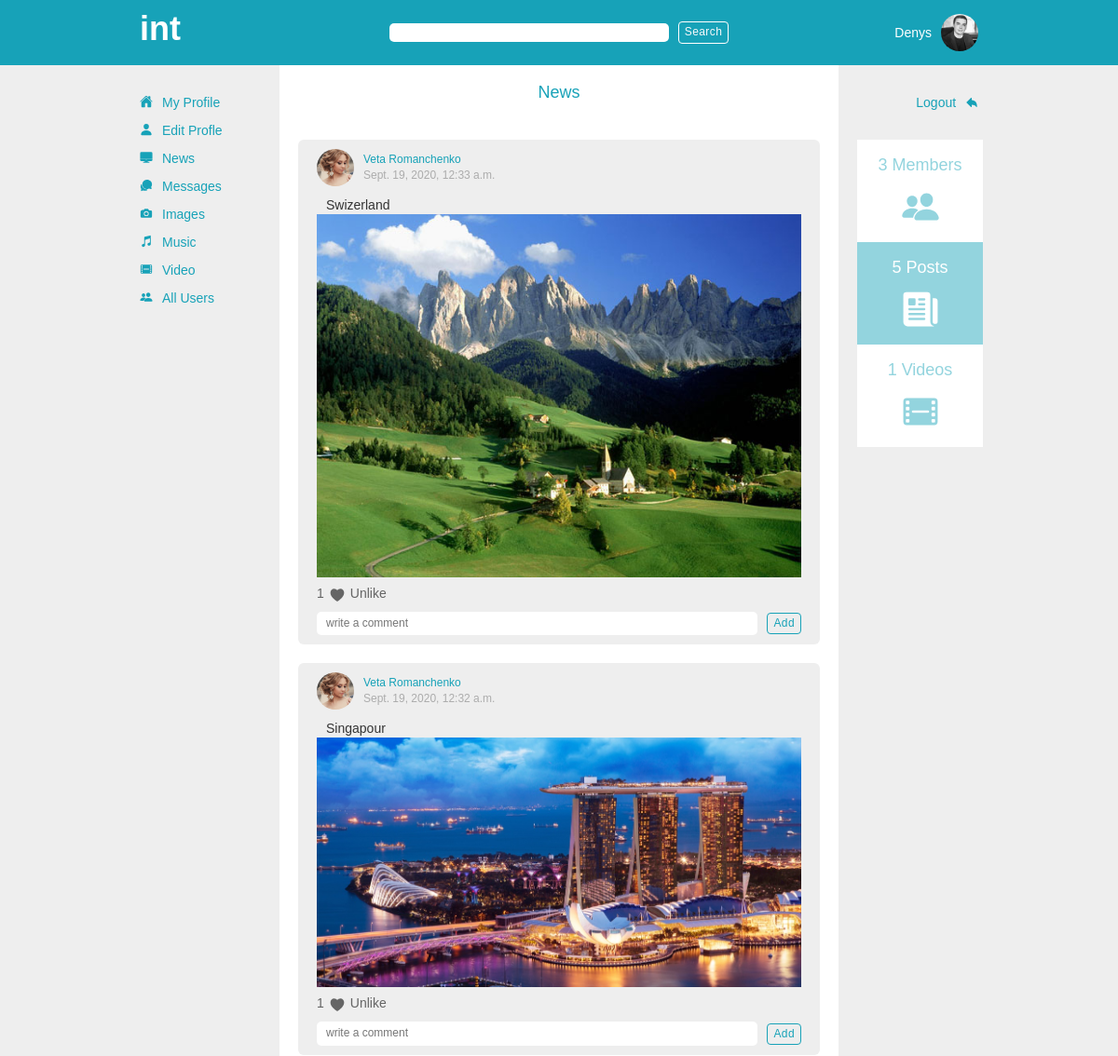
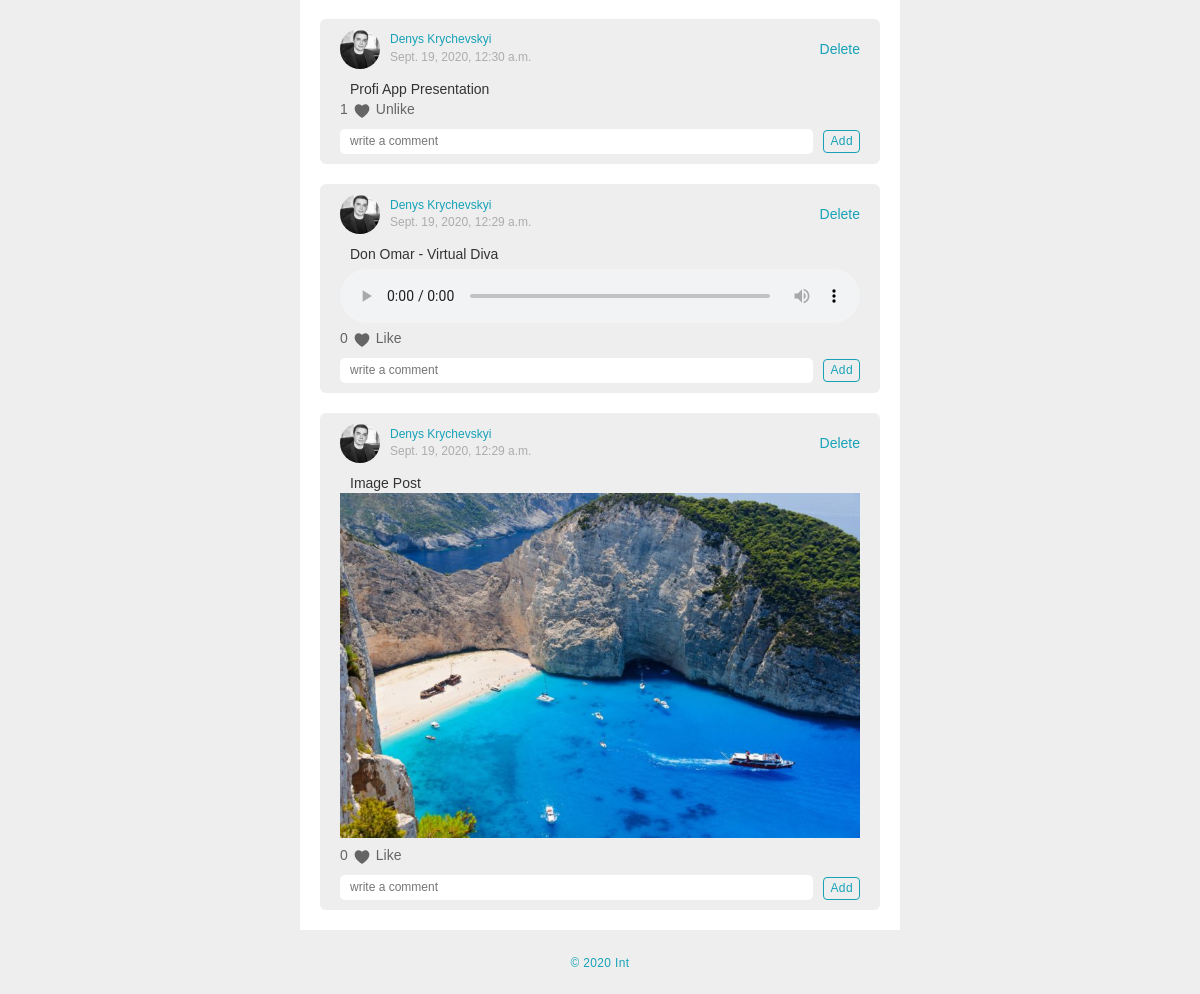
The page /dashboard/ (signed in) on the database its author committed (2 pictures, top to bottom).
### app_one/models.py (models this page shows, shortened)
class User(models.Model):
    first_name = models.CharField(max_length = 255)
    last_name = models.CharField(max_length = 255)
    initials = 	models.CharField(max_length = 10, blank=True, null = True)
    birth_date = models.DateField(blank=True, null=True)
    avatar = models.ImageField(upload_to='avatars', default='avatars/no_avatar.png')	#upload to avatars is a directory inside media directory, it will go like media/avatars
    email = models.TextField()
    phone_num = models.CharField(default='', max_length = 255)
    about = models.TextField(default='')
    password = models.TextField()
    location = models.CharField(max_length = 255, blank=True, null = True)
    has_message=models.IntegerField(default=0)
    created_at = models.DateTimeField(auto_now_add = True)
    updated_at = models.DateTimeField(auto_now = True)
    objects = UserManager()

class Post(models.Model):
    content = models.TextField()
    post_image = models.ImageField(upload_to='post_images', default=None, blank=True, null = True)
    post_song = models.FileField(upload_to='music', default=None, blank=True, null = True)
    poster = models.ForeignKey(User, related_name = 'poster', on_delete=models.CASCADE)
    likes = models.ManyToManyField(User, related_name = 'posts_liked')
    created_at = models.DateTimeField(auto_now_add = True)
    updated_at = models.DateTimeField(auto_now = True)
    objects = PostManager()

### app_one/views.py (the view)
# urls.py: path('dashboard/', views.dashboard),
def dashboard(request):
    context = {
        'cur_user': User.objects.get(id = request.session['user_id']),
        'posts': Post.objects.all().order_by('-created_at'),
        'all_available_posts': Post.objects.all(),
        'all_users': User.objects.all(),
        'all_videos': Video_item.objects.all()
    }
    return render(request, 'dashboard.html', context)

### app_one/templates/dashboard.html (shortened to what this page needs)
{% load embed_video_tags %}
<!DOCTYPE html>
<html lang="en">
<head>
    {% include 'head.html' %}
</head>
<body>
    <div class="outer_container">
        {% include 'search.html' %}
        <div class="inner_container">
            <div class="inner">
                {% include 'navbar.html' %}
                <div class="main_container">
                    <div class="page_title_container">
                        <h4>News</h4>
                    </div>
                    <div class="all_posts_container">
                        {% for post in posts %}
                            <div class="post_container">
                                <div class="post_header">
                                    <div class="avatar">
                                        <a href="/user/{{ post.poster.id }}/profile/" ><img src="{{ MEDIA_URL }}{{ post.poster.avatar }}" alt="{{ post.poster.first_name}}'s avatar"></a>
                                    </div>
                                    <div class="poster">
                                        <a href="/user/{{ post.poster.id }}/profile/" class="poster_name">{{ post.poster.first_name }} {{ post.poster.last_name }}</a>
                                        <small>{{ post.created_at }}</small>
                                    </div>
                                    {% if post.poster.id == cur_user.id %}
                                    <div class="delete_post_btn">
                                        <a href="/delete/post/{{post.id}}/">Delete</a>
                                    </div>
                                    {% endif %}
                                </div>
                                <p class="post_content">{{ post.content|safe }}</p>
                                {% if post.post_image %}
                                <div class="post_image_container">
                                    <div class="tz-gallery">
                                        <div class="image_box">
                                            <a class="lightbox" href="{{ MEDIA_URL }}{{ post.post_image }}">
                                                <img class="all_images" src="{{ MEDIA_URL }}{{ post.post_image }}" alt="">
                                            </a>
                                        </div>
                                    </div>
                                </div>
                                {% endif %}
                                {% if post.post_song %}
                                <div class="post_song_container">
                                    <div class="player-box">
                                        <audio controls>
                                            <source src="{{ MEDIA_URL }}{{ post.post_song }}" type="audio/mpeg">
                                        </audio>
                                    </div>
                                </div>
                                {% endif %}
                                <div class="like">
                                    <p class="{{post.id}} likess">{{post.likes.count}}</p>
                                    <ion-icon name="heart"></ion-icon>
                                    {% if cur_user in post.likes.all %}
                                    <a class="unlike" post_id='{{post.id}}' href="/unlike/{{post.id}}/" href2="/like/{{post.id}}/">Unlike</a>
                                    {% else %}
                                    <a class="unlike" post_id='{{post.id}}' href="/like/{{post.id}}/" href2="/unlike/{{post.id}}/">Like</a>
                                    {% endif %}
                                </div>
                                <div class="comment_container">
                                    <div class="comment_form_container">
                                        <form action="/add_comment/post/{{ post.id }}/" class="comment_form" method="POST" post_id="{{post.id}}">
                                            <div class="comment_input">
                                                <div class="add_comment_input">
                                                    <input type="text" name="comment" placeholder="write a comment">
                                                </div>
                                                <button class="btn btn-outline-info btn_add" >Add</button>
                                            </div>
                                        </form>
                                    </div>
                                </div>
                            </div>
                        {% endfor %}
                    </div>
                </div>
                {% include 'sidebar.html' %}
            </div>
        </div>
        {% include 'footer.html' %}
    </div>
</body>
</html>

### app_one/templates/head.html (shortened to what this page needs)
<link rel="stylesheet" href="https://stackpath.bootstrapcdn.com/bootstrap/4.5.0/css/bootstrap.min.css">
<link rel="stylesheet" href="https://maxcdn.bootstrapcdn.com/bootstrap/3.3.7/css/bootstrap.min.css">
<link rel="stylesheet" href="https://cdnjs.cloudflare.com/ajax/libs/baguettebox.js/1.8.1/baguetteBox.min.css">
{% load static %}
<link id='css_style' rel="stylesheet" href="{% static 'css/style.css' %}" alt_src2="{% static 'css/style2.css' %}">

### app_one/templates/search.html (shortened to what this page needs)
<div id="search_bar_container">
    <div id="search_bar">
        <div class="logo_container">
            <a href="/dashboard/"><h1 class="logotip">int</h1></a>
        </div>
        <div class="form_search_container">
            <div class="form_items">
                <form action="/search/" method="GET" class="form-inline">
                    <input class="search_bar1" type="search" name="results">
                    <button class="btn btn-outline-light search_bar1_btn" type="submit">Search</button>
                </form>
            </div>
        </div>
        <div class="current_user_container">
            {% if request.session.user_id != null %}
            <div class="cur_user_name_container">
                <p><a href="/user/{{ cur_user.id }}/profile/">{{ cur_user.first_name }}</a></p>
            </div>
            <div class="cur_user_photo_container">
                <a href="/user/{{ cur_user.id }}/profile/"><img src="{{ MEDIA_URL }}{{ cur_user.avatar }}" alt="avatar"></a>
            </div>
            {% endif %}
        </div>
    </div>
</div>

### app_one/templates/navbar.html (shortened to what this page needs)
<div id="navigation">
    <nav>
        <ul>
            {% if request.session.user_id != null %}
            <li><a href="/user/{{ request.session.user_id }}/profile/"><ion-icon name="home"></ion-icon>My Profile</a></li>
            <li><a href="/update_profile/{{ request.session.user_id}}/"><ion-icon name="person"></ion-icon>Edit Profle</a></li>
            <li><a href="/dashboard/"><ion-icon name="desktop"></ion-icon>News</a></li>
            <li>
                <a href="/messages/"><ion-icon name="chatbubbles"></ion-icon>Messages
                </a>
            </li>
            <li><a href="/images/"><ion-icon name="camera"></ion-icon>Images</a></li>
            <li><a href="/music/"><ion-icon name="musical-notes"></ion-icon>Music</a></li>
            <li><a href="/video/"><ion-icon name="film"></ion-icon>Video</a></li>
            <li><a href="/all_friends/"><ion-icon name="people"></ion-icon>All Users</a></li>
            {% endif %}
        </ul>
    </nav>
</div>

### app_one/templates/sidebar.html
<div id="sidebar_container">
    <ul>
        <li>
            {% if request.session.user_id != null %}
            <a href="/logout/">Logout <ion-icon name="arrow-undo"></ion-icon></a>
            {% else %}
            <a href="/login/">Login</a>
            {% endif %}
        </li>
    </ul>
    <div class="ads">
        <div class="users_add">
            <p>{{ all_users.count }} Members</p>
            <div class="users_add_icon">
                <ion-icon name="people"></ion-icon>
            </div>
        </div>
        <div class="users_add_2">
            <p>{{ all_available_posts.count }} Posts</p>
            <div class="users_add_icon">
                <ion-icon name="newspaper"></ion-icon>
            </div>
        </div>
        <div class="users_add">
            <p>{{ all_videos.count }} Videos</p>
            <div class="users_add_icon">
                <ion-icon name="film"></ion-icon>
            </div>
        </div>
    </div>
</div>

### app_one/templates/footer.html (shortened to what this page needs)
<div id="footer_container">
    <div id="footer">
        <small>&#169 2020 Int</small>
    </div>
</div>

### rows shown on the page
User: first_name "Denys", avatar (picture)
Post: poster.avatar (picture), poster.first_name "Veta", poster.last_name "Romanchenko", created_at "Sept. 19, 2020, 12:33 a.m.", content "Swizerland", post_image (picture), likes.count "1"
Post: poster.avatar (picture), poster.first_name "Veta", poster.last_name "Romanchenko", created_at "Sept. 19, 2020, 12:32 a.m.", content "Singapour", post_image (picture), likes.count "1"
Post: poster.avatar (picture), poster.first_name "Denys", poster.last_name "Krychevskyi", created_at "Sept. 19, 2020, 12:30 a.m.", content "Profi App Presentation", likes.count "1"
Post: poster.avatar (picture), poster.first_name "Denys", poster.last_name "Krychevskyi", created_at "Sept. 19, 2020, 12:29 a.m.", content "Don Omar - Virtual Diva", likes.count "0"
Post: poster.avatar (picture), poster.first_name "Denys", poster.last_name "Krychevskyi", created_at "Sept. 19, 2020, 12:29 a.m.", content "Image Post", post_image (picture), likes.count "0"

### other values the page prints
{{ all_users.count }} "3"
{{ all_available_posts.count }} "5"
{{ all_videos.count }} "1"
